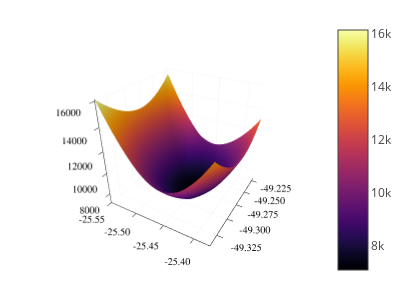

Notebook code cell kept with this figure:
### Code cell
# Plot 2
plotlyjs(size=(400,300))
surface(xg, yg, g)

### Figure 1 — Plotly figure (JSON) as saved in the notebook; plotly's stock layout.template omitted (floating-point values rounded to 4 significant figures; data arrays with more than 128 entries replaced by an {"elided": "..."} marker saying what was removed)
{"data": [{"colorbar": {"title": ""}, "colorscale": {"elided": "256x2 mixed values"}, "hoverinfo": "none", "name": "y1", "opacity": null, "scene": "scene", "showlegend": false, "showscale": true, "type": "surface", "x": [-25.55, -25.55, -25.55, -25.54, -25.54, -25.54, -25.54, -25.54, -25.54, -25.53, -25.53, -25.53, -25.53, -25.53, -25.53, -25.52, -25.52, -25.52, -25.52, -25.52, -25.51, -25.51, -25.51, -25.51, -25.51, -25.51, -25.5, -25.5, -25.5, -25.5, -25.5, -25.5, -25.49, -25.49, -25.49, -25.49, -25.49, -25.48, -25.48, -25.48, -25.48, -25.48, -25.48, -25.47, -25.47, -25.47, -25.47, -25.47, -25.47, -25.46, -25.46, -25.46, -25.46, -25.46, -25.45, -25.45, -25.45, -25.45, -25.45, -25.45, -25.44, -25.44, -25.44, -25.44, -25.44, -25.44, -25.43, -25.43, -25.43, -25.43, -25.43, -25.42, -25.42, -25.42, -25.42, -25.42, -25.42, -25.41, -25.41, -25.41, -25.41, -25.41, -25.41, -25.4, -25.4, -25.4, -25.4, -25.4, -25.39, -25.39, -25.39, -25.39, -25.39, -25.39, -25.38, -25.38, -25.38, -25.38, -25.38, -25.38], "xaxis": "x", "y": [-49.34, -49.34, -49.34, -49.34, -49.34, -49.33, -49.33, -49.33, -49.33, -49.33, -49.33, -49.33, -49.33, -49.32, -49.32, -49.32, -49.32, -49.32, -49.32, -49.32, -49.32, -49.31, -49.31, -49.31, -49.31, -49.31, -49.31, -49.31, -49.31, -49.3, -49.3, -49.3, -49.3, -49.3, -49.3, -49.3, -49.3, -49.3, -49.29, -49.29, -49.29, -49.29, -49.29, -49.29, -49.29, -49.29, -49.28, -49.28, -49.28, -49.28, -49.28, -49.28, -49.28, -49.28, -49.27, -49.27, -49.27, -49.27, -49.27, -49.27, -49.27, -49.27, -49.26, -49.26, -49.26, -49.26, -49.26, -49.26, -49.26, -49.26, -49.26, -49.25, -49.25, -49.25, -49.25, -49.25, -49.25, -49.25, -49.25, -49.24, -49.24, -49.24, -49.24, -49.24, -49.24, -49.24, -49.24, -49.23, -49.23, -49.23, -49.23, -49.23, -49.23, -49.23, -49.23, -49.22, -49.22, -49.22, -49.22, -49.22], "yaxis": "y", "z": {"elided": "100x100 float values"}, "zaxis": "z", "zmax": 16130.0, "zmin": 7074.0}], "layout": {"annotations": [], "height": 300, "legend": {"bgcolor": "rgba(255, 255, 255, 1.000)", "bordercolor": "rgba(0, 0, 0, 1.000)", "borderwidth": 1, "font": {"color": "rgba(0, 0, 0, 1.000)", "family": "sans-serif", "size": 11}, "title": {"font": {"color": "rgba(0, 0, 0, 1.000)", "family": "sans-serif", "size": 15}, "text": ""}, "tracegroupgap": 0, "traceorder": "normal", "x": 1, "xanchor": "auto", "y": 1, "yanchor": "auto"}, "margin": {"b": 20, "l": 0, "r": 0, "t": 20}, "paper_bgcolor": "rgba(255, 255, 255, 1.000)", "plot_bgcolor": "rgba(255, 255, 255, 1.000)", "scene": {"camera": {"eye": {"x": 1.126, "y": -1.95, "z": 1.3}}, "domain": {"x": [0.1654, 0.9902], "y": [0.05016, 0.9869]}, "xaxis": {"gridcolor": "rgba(0, 0, 0, 0.100)", "gridwidth": 0.5, "linecolor": "rgba(0, 0, 0, 1.000)", "mirror": false, "range": [-25.55, -25.38], "showgrid": true, "showline": true, "showticklabels": true, "tickangle": 0, "tickcolor": "rgb(0, 0, 0)", "tickfont": {"color": "rgba(0, 0, 0, 1.000)", "family": "sans-serif", "size": 11}, "tickmode": "array", "ticks": "inside", "ticktext": ["-25.55", "-25.50", "-25.45", "-25.40"], "tickvals": [-25.55, -25.5, -25.45, -25.4], "title": "", "titlefont": {"color": "rgba(0, 0, 0, 1.000)", "family": "sans-serif", "size": 15}, "type": "-", "visible": true, "zeroline": false, "zerolinecolor": "rgba(0, 0, 0, 1.000)"}, "yaxis": {"gridcolor": "rgba(0, 0, 0, 0.100)", "gridwidth": 0.5, "linecolor": "rgba(0, 0, 0, 1.000)", "mirror": false, "range": [-49.34, -49.22], "showgrid": true, "showline": true, "showticklabels": true, "tickangle": 0, "tickcolor": "rgb(0, 0, 0)", "tickfont": {"color": "rgba(0, 0, 0, 1.000)", "family": "sans-serif", "size": 11}, "tickmode": "array", "ticks": "inside", "ticktext": ["-49.325", "-49.300", "-49.275", "-49.250", "-49.225"], "tickvals": [-49.33, -49.3, -49.28, -49.25, -49.23], "title": "", "titlefont": {"color": "rgba(0, 0, 0, 1.000)", "family": "sans-serif", "size": 15}, "type": "-", "visible": true, "zeroline": false, "zerolinecolor": "rgba(0, 0, 0, 1.000)"}, "zaxis": {"gridcolor": "rgba(0, 0, 0, 0.100)", "gridwidth": 0.5, "linecolor": "rgba(0, 0, 0, 1.000)", "mirror": false, "range": [7074.0, 16130.0], "showgrid": true, "showline": true, "showticklabels": true, "tickangle": 0, "tickcolor": "rgb(0, 0, 0)", "tickfont": {"color": "rgba(0, 0, 0, 1.000)", "family": "sans-serif", "size": 11}, "tickmode": "array", "ticks": "inside", "ticktext": ["8000", "10000", "12000", "14000", "16000"], "tickvals": [8000, 10000, 12000, 14000, 16000], "title": "", "titlefont": {"color": "rgba(0, 0, 0, 1.000)", "family": "sans-serif", "size": 15}, "type": "-", "visible": true, "zeroline": false, "zerolinecolor": "rgba(0, 0, 0, 1.000)"}}, "showlegend": true, "width": 400}}
